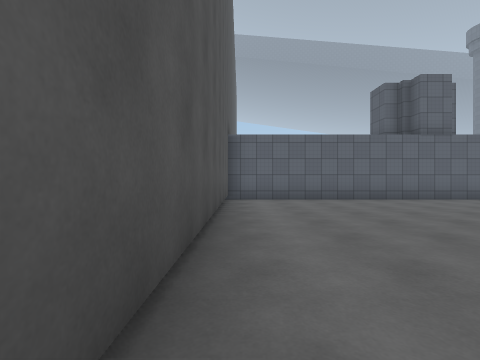
[1] (above)

23 first-person views from a walk through a 3-D level made in the Unity game engine. The camera is 1.2 m above the floor, looks level and sees 85° across. The floor is counted in squares, 2 m on a side. Each view is taken from the middle of a square. On the plan, view 1 faces up. The plan holds only what a view shows up to about 9 squares ahead; the rest is blank. The place goes on beyond the plan. The player character is not drawn. Surface patterns are stand-ins for the level's own textures.

[2]
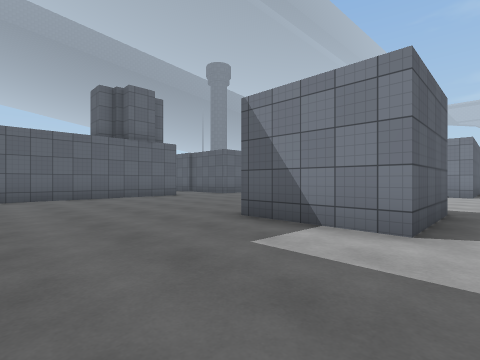

[3]
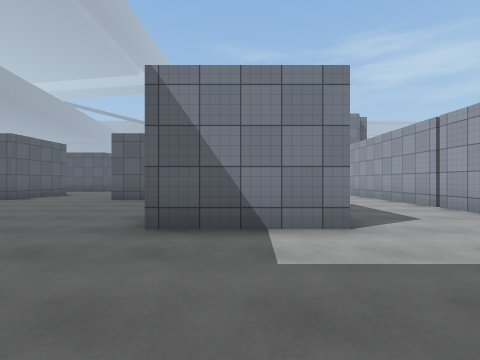

[4]
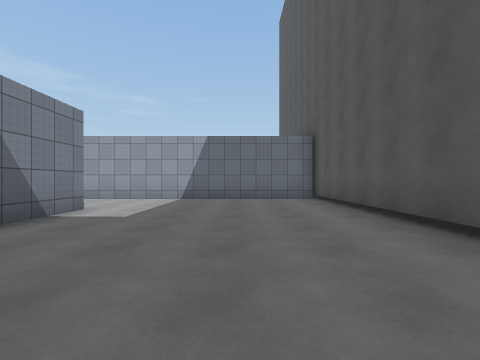

[5]
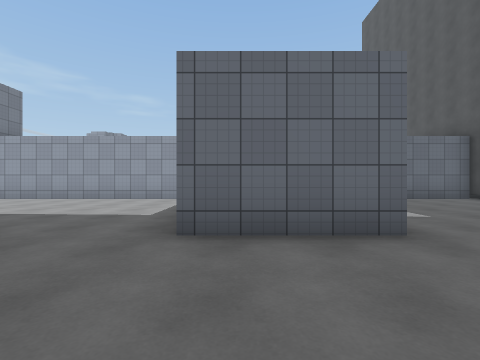

[6]
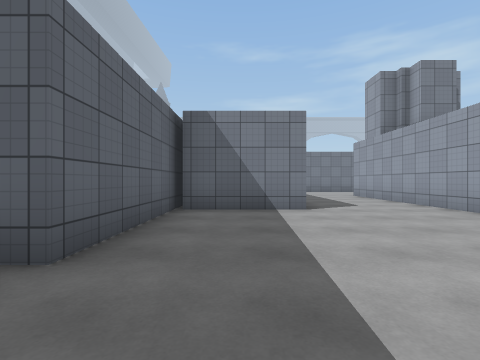

[7]
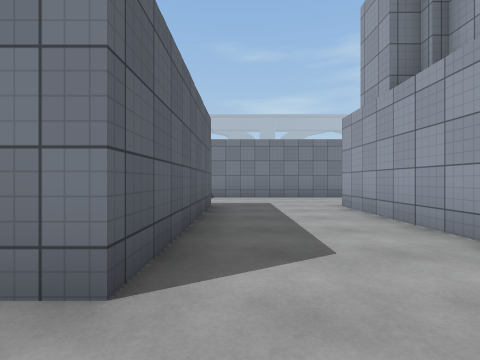

[8]
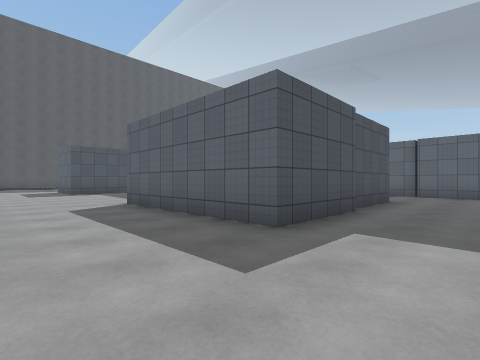

[9]
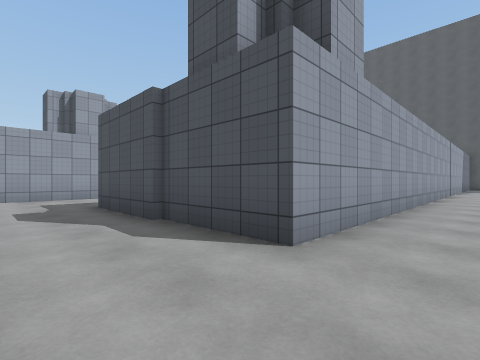

[10]
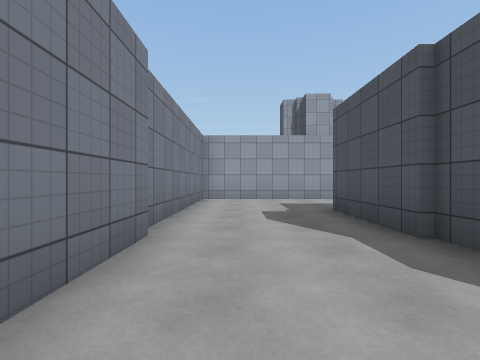

[11]
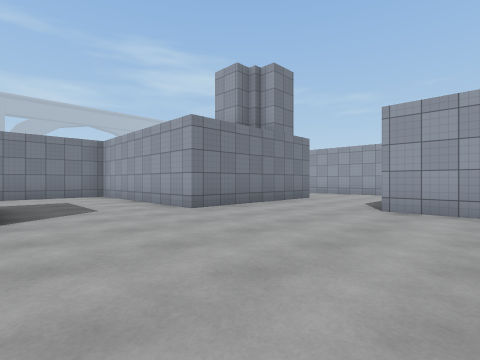

[12]
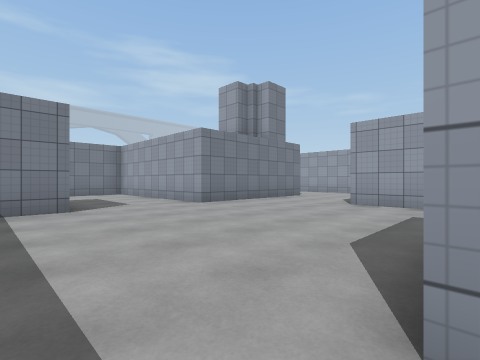

[13]
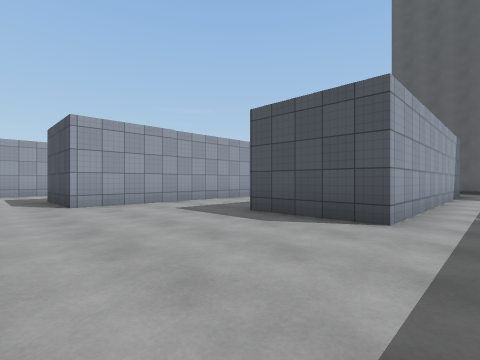

[14]
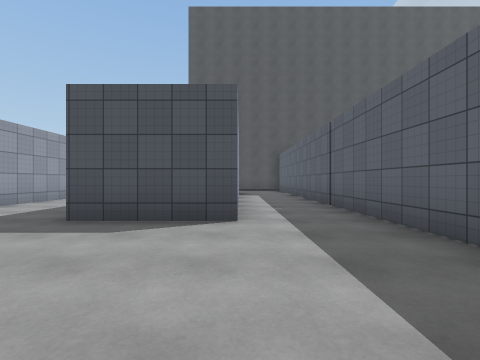

[15]
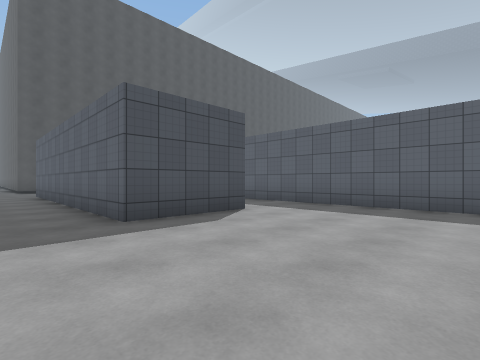

[16]
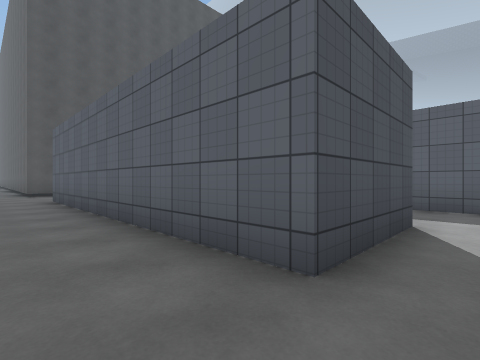

[17]
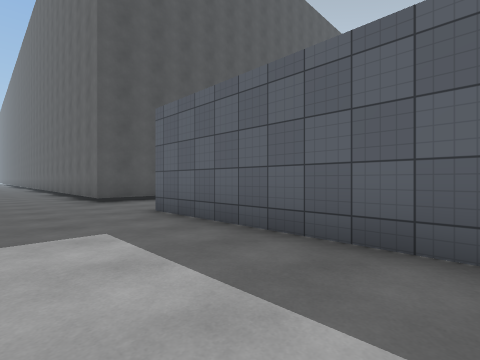

[18]
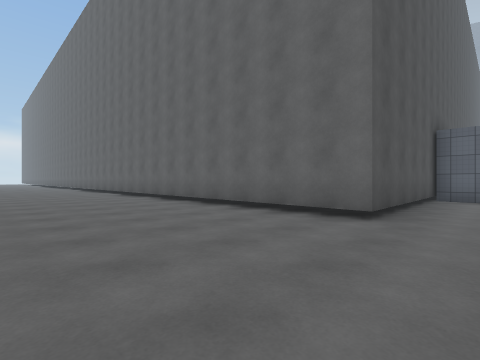

[19]
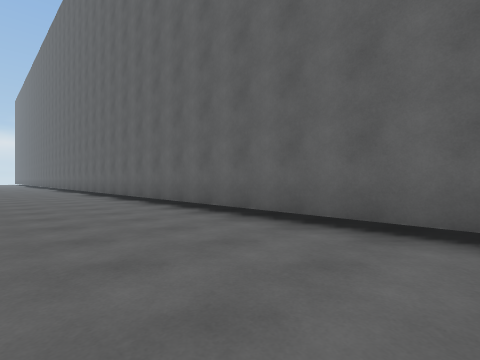

[20]
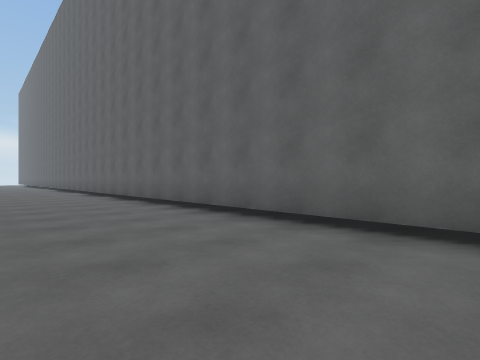

[21]
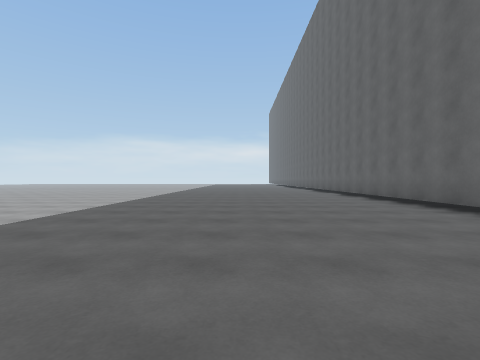

[22]
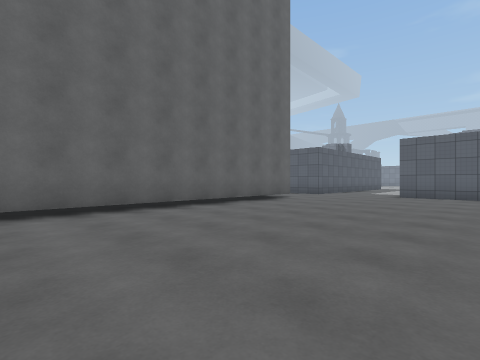

[23]
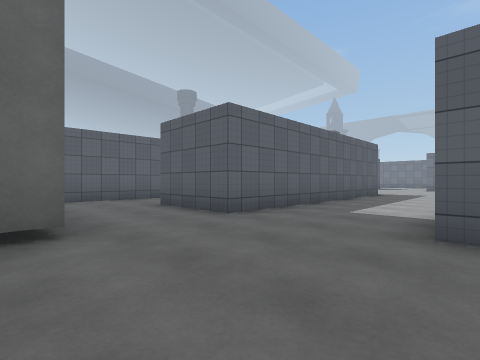

### Floor plan
Points are (right, up) in squares from view 1. A wall is a line through its corners. A room is listed if a view was taken in it or the views show most of it. See-through windows are left out.
Room 1 (views 1, 2, 3, 4, 5, 6, 7, 9)
walls: (7.8, -0.3) (5.2, -0.3) (5.2, 2.2) (7.8, 2.2); (14.1, 2.3) (9.9, 2.3) (9.9, 4.9); (9.9, 7.8) (9.9, 8.2); (7.5, 8.1) (-0.4, 8.1); (18, 2.2) (18, -0.3) (13.3, -0.3) (13.3, 2.2); (18, 3.5) (18, 2.5); (-0.4, 7.6) (-0.4, -3.3) (18, -3.3); (21, -2.5) (21, 0)
ways out: opening at (19.5, -3.5) to room 2; opening at (9, 6.5); opening at (20, 3)
Room 2 (views 8, 10, 11, 12, 13, 14, 15, 16, 17, 18, 19, 20, 21, 22, 23)
walls: (2.2, -10.5) (2.2, -8) (10.2, -8) (10.2, -10.5) (2.2, -10.5); (5.6, -13.5) (12.6, -13.5) (12.6, -16); (2.2, -15.6) (2.2, -13.5); (3.4, -5.8) (-0.4, -5.8) (-0.4, -10.8) (-16.5, -10.8); (13.8, -5.8) (5, -5.8); (15.6, -8.2) (15.6, -7.2); (15.6, -16) (15.6, -11.2) (21.2, -11.2); (18, -3.3) (18, -8.2); (21, -10.6) (21, -6.2); (21, -5.9) (21, -2.5)
ways out: opening at (19.5, -3.5) to room 1

Where each view was taken, in squares from view 1:
view 1: 0 up, 0 right, facing up
view 2: 1 down, 2 right, facing up-right
view 3: 1 up, 2 right, facing right
view 4: 5 up, 2 right, facing down
view 5: 5 up, 7 right, facing down
view 6: 1 up, 8 right, facing right
view 7: 1 down, 12 right, facing right
view 8: 3 down, 20 right, facing up-left
view 9: 2 down, 20 right, facing down-left
view 10: 3 down, 20 right, facing down
view 11: 8 down, 11 right, facing down-right
view 12: 7 down, 10 right, facing down-right
view 13: 7 down, 14 right, facing down-left
view 14: 8 down, 14 right, facing left
view 15: 12 down, 14 right, facing up-left
view 16: 12 down, 11 right, facing up-left
view 17: 13 down, 7 right, facing up-left
view 18: 15 down, 1 right, facing up-left
view 19: 14 down, 3 left, facing up-left
view 20: 14 down, 7 left, facing up-left
view 21: 15 down, 7 left, facing left
view 22: 16 down, 8 left, facing up-right
view 23: 14 down, 1 left, facing up-right
